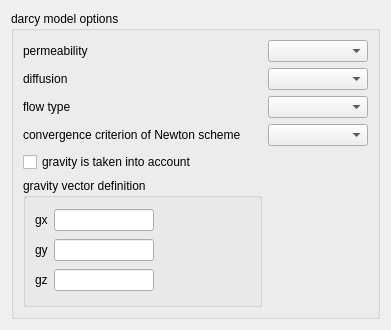
<?xml version="1.0" encoding="UTF-8"?>
<ui version="4.0">
 <class>DarcyForm</class>
 <widget class="QWidget" name="DarcyForm">
  <property name="geometry">
   <rect>
    <x>0</x>
    <y>0</y>
    <width>391</width>
    <height>305</height>
   </rect>
  </property>
  <property name="windowTitle">
   <string>Form</string>
  </property>
  <layout class="QGridLayout" name="gridLayout_4">
   <item row="0" column="0">
    <spacer name="horizontalSpacer_2">
     <property name="orientation">
      <enum>Qt::Horizontal</enum>
     </property>
     <property name="sizeHint" stdset="0">
      <size>
       <width>5</width>
       <height>20</height>
      </size>
     </property>
    </spacer>
   </item>
   <item row="0" column="1" rowspan="2">
    <widget class="QGroupBox" name="groupBoxDarcyOptions">
     <property name="title">
      <string>darcy model options</string>
     </property>
     <layout class="QGridLayout" name="gridLayout_3">
      <item row="0" column="1">
       <widget class="QComboBox" name="comboBoxPermeability">
        <property name="minimumSize">
         <size>
          <width>100</width>
          <height>0</height>
         </size>
        </property>
        <property name="maximumSize">
         <size>
          <width>100</width>
          <height>16777215</height>
         </size>
        </property>
       </widget>
      </item>
      <item row="1" column="0">
       <widget class="QLabel" name="labelDiffusion">
        <property name="text">
         <string>diffusion</string>
        </property>
       </widget>
      </item>
      <item row="1" column="1">
       <widget class="QComboBox" name="comboBoxDiffusion">
        <property name="minimumSize">
         <size>
          <width>100</width>
          <height>0</height>
         </size>
        </property>
        <property name="maximumSize">
         <size>
          <width>100</width>
          <height>16777215</height>
         </size>
        </property>
       </widget>
      </item>
      <item row="5" column="0">
       <widget class="QGroupBox" name="groupBoxGravity">
        <property name="title">
         <string>gravity vector definition</string>
        </property>
        <layout class="QGridLayout" name="gridLayout_2">
         <item row="0" column="0">
          <layout class="QGridLayout" name="gridLayout">
           <item row="0" column="0">
            <widget class="QLabel" name="label">
             <property name="text">
              <string>gx</string>
             </property>
            </widget>
           </item>
           <item row="0" column="1">
            <widget class="QLineEdit" name="lineEditGx"/>
           </item>
           <item row="1" column="0">
            <widget class="QLabel" name="label_2">
             <property name="text">
              <string>gy</string>
             </property>
            </widget>
           </item>
           <item row="1" column="1">
            <widget class="QLineEdit" name="lineEditGy"/>
           </item>
           <item row="2" column="0">
            <widget class="QLabel" name="label_3">
             <property name="text">
              <string>gz</string>
             </property>
            </widget>
           </item>
           <item row="2" column="1">
            <widget class="QLineEdit" name="lineEditGz"/>
           </item>
          </layout>
         </item>
         <item row="0" column="1">
          <spacer name="horizontalSpacer_3">
           <property name="orientation">
            <enum>Qt::Horizontal</enum>
           </property>
           <property name="sizeHint" stdset="0">
            <size>
             <width>103</width>
             <height>88</height>
            </size>
           </property>
          </spacer>
         </item>
        </layout>
       </widget>
      </item>
      <item row="0" column="0">
       <widget class="QLabel" name="labelPermeability">
        <property name="text">
         <string>permeability</string>
        </property>
       </widget>
      </item>
      <item row="2" column="0">
       <widget class="QLabel" name="labelFlowType">
        <property name="text">
         <string>flow type</string>
        </property>
       </widget>
      </item>
      <item row="2" column="1">
       <widget class="QComboBox" name="comboBoxFlowType">
        <property name="minimumSize">
         <size>
          <width>100</width>
          <height>0</height>
         </size>
        </property>
        <property name="maximumSize">
         <size>
          <width>100</width>
          <height>16777215</height>
         </size>
        </property>
       </widget>
      </item>
      <item row="3" column="0">
       <widget class="QLabel" name="labelCriterion">
        <property name="text">
         <string>convergence criterion of Newton scheme</string>
        </property>
       </widget>
      </item>
      <item row="3" column="1">
       <widget class="QComboBox" name="comboBoxCriterion">
        <property name="minimumSize">
         <size>
          <width>100</width>
          <height>0</height>
         </size>
        </property>
        <property name="maximumSize">
         <size>
          <width>100</width>
          <height>16777215</height>
         </size>
        </property>
       </widget>
      </item>
      <item row="4" column="0">
       <widget class="QCheckBox" name="checkBoxGravity">
        <property name="text">
         <string>gravity is taken into account</string>
        </property>
       </widget>
      </item>
     </layout>
    </widget>
   </item>
   <item row="1" column="2">
    <spacer name="horizontalSpacer">
     <property name="orientation">
      <enum>Qt::Horizontal</enum>
     </property>
     <property name="sizeHint" stdset="0">
      <size>
       <width>5</width>
       <height>20</height>
      </size>
     </property>
    </spacer>
   </item>
   <item row="2" column="1">
    <spacer>
     <property name="orientation">
      <enum>Qt::Vertical</enum>
     </property>
     <property name="sizeHint" stdset="0">
      <size>
       <width>16</width>
       <height>16</height>
      </size>
     </property>
    </spacer>
   </item>
  </layout>
 </widget>
 <resources>
  <include location="resources_pages.qrc"/>
 </resources>
 <connections/>
</ui>
